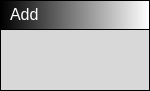
<?xml version="1.0" encoding="UTF-8"?>
<ui version="4.0">
 <class>AddBlock</class>
 <widget class="QWidget" name="AddBlock">
  <property name="geometry">
   <rect>
    <x>0</x>
    <y>0</y>
    <width>150</width>
    <height>91</height>
   </rect>
  </property>
  <property name="windowTitle">
   <string>Form</string>
  </property>
  <property name="styleSheet">
   <string notr="true">QWidget#AddBlock { background-color: rgb(0, 0, 0); }</string>
  </property>
  <layout class="QVBoxLayout" name="verticalLayout">
   <property name="spacing">
    <number>0</number>
   </property>
   <property name="leftMargin">
    <number>0</number>
   </property>
   <property name="topMargin">
    <number>0</number>
   </property>
   <property name="rightMargin">
    <number>0</number>
   </property>
   <property name="bottomMargin">
    <number>0</number>
   </property>
   <item>
    <widget class="QWidget" name="Holder" native="true">
     <property name="styleSheet">
      <string notr="true">QWidget#Holder { background-color: rgb(0, 0, 0); }</string>
     </property>
     <layout class="QVBoxLayout" name="verticalLayout_4">
      <property name="spacing">
       <number>1</number>
      </property>
      <property name="leftMargin">
       <number>1</number>
      </property>
      <property name="topMargin">
       <number>1</number>
      </property>
      <property name="rightMargin">
       <number>1</number>
      </property>
      <property name="bottomMargin">
       <number>1</number>
      </property>
      <item>
       <widget class="QWidget" name="Header" native="true">
        <property name="minimumSize">
         <size>
          <width>0</width>
          <height>28</height>
         </size>
        </property>
        <property name="maximumSize">
         <size>
          <width>16777215</width>
          <height>28</height>
         </size>
        </property>
        <property name="styleSheet">
         <string notr="true">background-color: qlineargradient(spread:pad, x1:0, y1:0, x2:1, y2:0, stop:0 rgba(0, 0, 0, 255), stop:1 rgba(255, 255, 255, 255));</string>
        </property>
        <layout class="QVBoxLayout" name="verticalLayout_5">
         <property name="spacing">
          <number>6</number>
         </property>
         <property name="leftMargin">
          <number>9</number>
         </property>
         <property name="topMargin">
          <number>0</number>
         </property>
         <property name="rightMargin">
          <number>9</number>
         </property>
         <property name="bottomMargin">
          <number>0</number>
         </property>
         <item>
          <widget class="QLabel" name="label">
           <property name="maximumSize">
            <size>
             <width>30</width>
             <height>16777215</height>
            </size>
           </property>
           <property name="styleSheet">
            <string notr="true">background-color: rgba(255, 255, 255, 0);</string>
           </property>
           <property name="text">
            <string>&lt;html&gt;&lt;head/&gt;&lt;body&gt;&lt;p&gt;&lt;span style=&quot; font-size:12pt; color:#ffffff;&quot;&gt;Add&lt;/span&gt;&lt;/p&gt;&lt;/body&gt;&lt;/html&gt;</string>
           </property>
          </widget>
         </item>
        </layout>
       </widget>
      </item>
      <item>
       <widget class="QWidget" name="widget" native="true">
        <property name="styleSheet">
         <string notr="true">background-color: rgb(216, 216, 216);</string>
        </property>
        <layout class="QHBoxLayout" name="horizontalLayout_2">
         <item>
          <widget class="QWidget" name="InNodes" native="true">
           <property name="sizePolicy">
            <sizepolicy hsizetype="Preferred" vsizetype="Preferred">
             <horstretch>0</horstretch>
             <verstretch>0</verstretch>
            </sizepolicy>
           </property>
           <layout class="QVBoxLayout" name="verticalLayout_2">
            <property name="leftMargin">
             <number>0</number>
            </property>
            <property name="topMargin">
             <number>0</number>
            </property>
            <property name="rightMargin">
             <number>0</number>
            </property>
            <property name="bottomMargin">
             <number>0</number>
            </property>
            <item>
             <widget class="Connector" name="Node_2" native="true">
              <property name="sizePolicy">
               <sizepolicy hsizetype="Preferred" vsizetype="Preferred">
                <horstretch>0</horstretch>
                <verstretch>0</verstretch>
               </sizepolicy>
              </property>
              <property name="minimumSize">
               <size>
                <width>16</width>
                <height>16</height>
               </size>
              </property>
              <property name="maximumSize">
               <size>
                <width>16</width>
                <height>16</height>
               </size>
              </property>
              <property name="styleSheet">
               <string notr="true"/>
              </property>
             </widget>
            </item>
            <item>
             <widget class="Connector" name="Node" native="true">
              <property name="sizePolicy">
               <sizepolicy hsizetype="Preferred" vsizetype="Preferred">
                <horstretch>0</horstretch>
                <verstretch>0</verstretch>
               </sizepolicy>
              </property>
              <property name="minimumSize">
               <size>
                <width>16</width>
                <height>16</height>
               </size>
              </property>
              <property name="maximumSize">
               <size>
                <width>16</width>
                <height>16</height>
               </size>
              </property>
              <property name="styleSheet">
               <string notr="true"/>
              </property>
             </widget>
            </item>
           </layout>
          </widget>
         </item>
         <item>
          <spacer name="horizontalSpacer">
           <property name="orientation">
            <enum>Qt::Horizontal</enum>
           </property>
           <property name="sizeHint" stdset="0">
            <size>
             <width>40</width>
             <height>20</height>
            </size>
           </property>
          </spacer>
         </item>
         <item>
          <widget class="QWidget" name="OutNodes" native="true">
           <property name="layoutDirection">
            <enum>Qt::RightToLeft</enum>
           </property>
           <layout class="QVBoxLayout" name="verticalLayout_3">
            <property name="leftMargin">
             <number>0</number>
            </property>
            <property name="topMargin">
             <number>0</number>
            </property>
            <property name="rightMargin">
             <number>0</number>
            </property>
            <property name="bottomMargin">
             <number>0</number>
            </property>
            <item>
             <widget class="Connector" name="Node_3" native="true">
              <property name="sizePolicy">
               <sizepolicy hsizetype="Preferred" vsizetype="Preferred">
                <horstretch>0</horstretch>
                <verstretch>0</verstretch>
               </sizepolicy>
              </property>
              <property name="minimumSize">
               <size>
                <width>16</width>
                <height>16</height>
               </size>
              </property>
              <property name="maximumSize">
               <size>
                <width>16</width>
                <height>16</height>
               </size>
              </property>
              <property name="styleSheet">
               <string notr="true"/>
              </property>
             </widget>
            </item>
           </layout>
          </widget>
         </item>
        </layout>
       </widget>
      </item>
     </layout>
    </widget>
   </item>
  </layout>
 </widget>
 <customwidgets>
  <customwidget>
   <class>Connector</class>
   <extends>QWidget</extends>
   <header>connector.h</header>
   <container>1</container>
  </customwidget>
 </customwidgets>
 <resources/>
 <connections/>
</ui>
